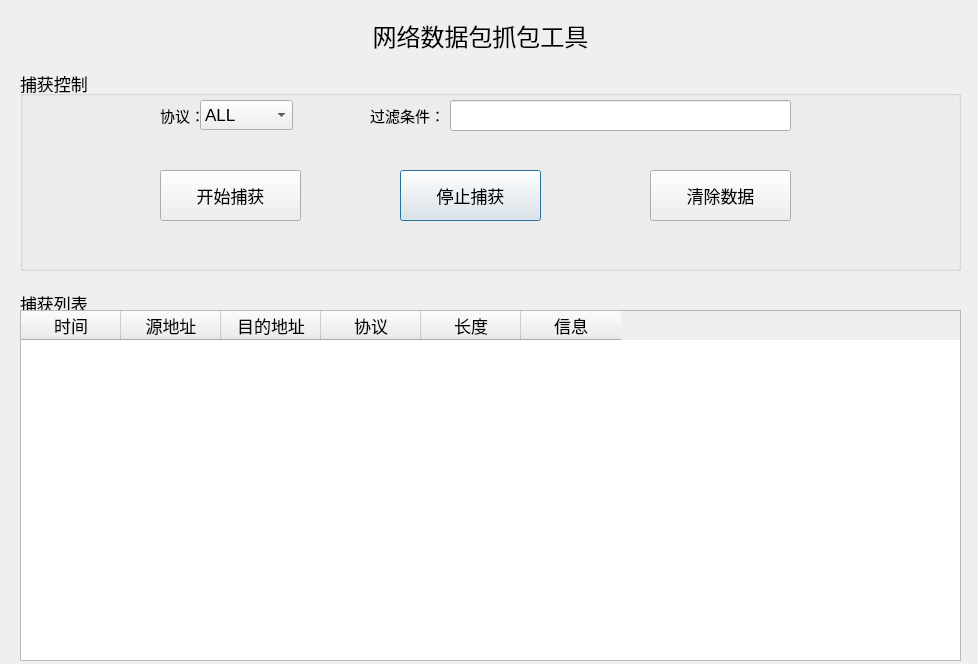
<?xml version="1.0" encoding="UTF-8"?>
<ui version="4.0">
 <class>dialog</class>
 <widget class="QDialog" name="dialog">
  <property name="geometry">
   <rect>
    <x>0</x>
    <y>0</y>
    <width>978</width>
    <height>664</height>
   </rect>
  </property>
  <property name="windowTitle">
   <string>Dialog</string>
  </property>
  <widget class="QLabel" name="Title">
   <property name="geometry">
    <rect>
     <x>240</x>
     <y>10</y>
     <width>481</width>
     <height>51</height>
    </rect>
   </property>
   <property name="font">
    <font>
     <pointsize>18</pointsize>
    </font>
   </property>
   <property name="text">
    <string>网络数据包抓包工具</string>
   </property>
   <property name="alignment">
    <set>Qt::AlignmentFlag::AlignCenter</set>
   </property>
  </widget>
  <widget class="QGroupBox" name="catchControl">
   <property name="geometry">
    <rect>
     <x>20</x>
     <y>70</y>
     <width>941</width>
     <height>201</height>
    </rect>
   </property>
   <property name="font">
    <font>
     <pointsize>13</pointsize>
    </font>
   </property>
   <property name="title">
    <string>捕获控制</string>
   </property>
   <widget class="QLabel" name="procotolLabel">
    <property name="geometry">
     <rect>
      <x>140</x>
      <y>30</y>
      <width>51</width>
      <height>31</height>
     </rect>
    </property>
    <property name="font">
     <font>
      <pointsize>11</pointsize>
     </font>
    </property>
    <property name="text">
     <string>协议：</string>
    </property>
   </widget>
   <widget class="QComboBox" name="procotolCombo">
    <property name="geometry">
     <rect>
      <x>180</x>
      <y>30</y>
      <width>93</width>
      <height>30</height>
     </rect>
    </property>
    <item>
     <property name="text">
      <string>ALL</string>
     </property>
    </item>
    <item>
     <property name="text">
      <string>MAC帧</string>
     </property>
    </item>
    <item>
     <property name="text">
      <string>ARP包</string>
     </property>
    </item>
    <item>
     <property name="text">
      <string>IP包</string>
     </property>
    </item>
    <item>
     <property name="text">
      <string>UDP包</string>
     </property>
    </item>
    <item>
     <property name="text">
      <string>TCP包</string>
     </property>
    </item>
   </widget>
   <widget class="QLabel" name="filterLabel">
    <property name="geometry">
     <rect>
      <x>350</x>
      <y>30</y>
      <width>111</width>
      <height>31</height>
     </rect>
    </property>
    <property name="font">
     <font>
      <pointsize>11</pointsize>
     </font>
    </property>
    <property name="text">
     <string>过滤条件：</string>
    </property>
   </widget>
   <widget class="QLineEdit" name="filterEdit">
    <property name="geometry">
     <rect>
      <x>430</x>
      <y>30</y>
      <width>341</width>
      <height>31</height>
     </rect>
    </property>
   </widget>
   <widget class="QPushButton" name="stopButton">
    <property name="geometry">
     <rect>
      <x>380</x>
      <y>100</y>
      <width>141</width>
      <height>51</height>
     </rect>
    </property>
    <property name="text">
     <string>停止捕获</string>
    </property>
   </widget>
   <widget class="QPushButton" name="clearButton">
    <property name="geometry">
     <rect>
      <x>630</x>
      <y>100</y>
      <width>141</width>
      <height>51</height>
     </rect>
    </property>
    <property name="text">
     <string>清除数据</string>
    </property>
   </widget>
   <widget class="QStackedWidget" name="startButtonWidget">
    <property name="geometry">
     <rect>
      <x>140</x>
      <y>100</y>
      <width>141</width>
      <height>51</height>
     </rect>
    </property>
    <property name="currentIndex">
     <number>0</number>
    </property>
    <widget class="QWidget" name="ALL">
     <widget class="QPushButton" name="ALLStartButton">
      <property name="geometry">
       <rect>
        <x>0</x>
        <y>0</y>
        <width>141</width>
        <height>51</height>
       </rect>
      </property>
      <property name="text">
       <string>开始捕获</string>
      </property>
     </widget>
    </widget>
    <widget class="QWidget" name="Ether">
     <widget class="QPushButton" name="EtherStartButton">
      <property name="geometry">
       <rect>
        <x>0</x>
        <y>0</y>
        <width>141</width>
        <height>51</height>
       </rect>
      </property>
      <property name="text">
       <string>开始捕获</string>
      </property>
     </widget>
    </widget>
    <widget class="QWidget" name="ARP">
     <widget class="QPushButton" name="ARPStartButton">
      <property name="geometry">
       <rect>
        <x>0</x>
        <y>0</y>
        <width>141</width>
        <height>51</height>
       </rect>
      </property>
      <property name="text">
       <string>开始捕获</string>
      </property>
     </widget>
    </widget>
    <widget class="QWidget" name="IP">
     <widget class="QPushButton" name="IPStartButton">
      <property name="geometry">
       <rect>
        <x>0</x>
        <y>0</y>
        <width>141</width>
        <height>51</height>
       </rect>
      </property>
      <property name="text">
       <string>开始捕获</string>
      </property>
     </widget>
    </widget>
    <widget class="QWidget" name="UDP">
     <widget class="QPushButton" name="UDPStartButton">
      <property name="geometry">
       <rect>
        <x>0</x>
        <y>0</y>
        <width>141</width>
        <height>51</height>
       </rect>
      </property>
      <property name="text">
       <string>开始捕获</string>
      </property>
     </widget>
    </widget>
    <widget class="QWidget" name="TCP">
     <widget class="QPushButton" name="TCPStartButton">
      <property name="geometry">
       <rect>
        <x>0</x>
        <y>0</y>
        <width>141</width>
        <height>51</height>
       </rect>
      </property>
      <property name="text">
       <string>开始捕获</string>
      </property>
     </widget>
    </widget>
   </widget>
  </widget>
  <widget class="QGroupBox" name="catchList">
   <property name="geometry">
    <rect>
     <x>20</x>
     <y>290</y>
     <width>941</width>
     <height>371</height>
    </rect>
   </property>
   <property name="font">
    <font>
     <pointsize>13</pointsize>
    </font>
   </property>
   <property name="title">
    <string>捕获列表</string>
   </property>
   <widget class="QTableWidget" name="catchListWidget">
    <property name="geometry">
     <rect>
      <x>0</x>
      <y>20</y>
      <width>941</width>
      <height>351</height>
     </rect>
    </property>
    <property name="font">
     <font>
      <pointsize>13</pointsize>
     </font>
    </property>
    <attribute name="horizontalHeaderCascadingSectionResizes">
     <bool>false</bool>
    </attribute>
    <attribute name="horizontalHeaderHighlightSections">
     <bool>false</bool>
    </attribute>
    <attribute name="horizontalHeaderStretchLastSection">
     <bool>false</bool>
    </attribute>
    <attribute name="verticalHeaderCascadingSectionResizes">
     <bool>false</bool>
    </attribute>
    <column>
     <property name="text">
      <string>时间</string>
     </property>
    </column>
    <column>
     <property name="text">
      <string>源地址</string>
     </property>
    </column>
    <column>
     <property name="text">
      <string>目的地址</string>
     </property>
    </column>
    <column>
     <property name="text">
      <string>协议</string>
     </property>
    </column>
    <column>
     <property name="text">
      <string>长度</string>
     </property>
    </column>
    <column>
     <property name="text">
      <string>信息</string>
     </property>
    </column>
   </widget>
  </widget>
 </widget>
 <resources/>
 <connections/>
</ui>
